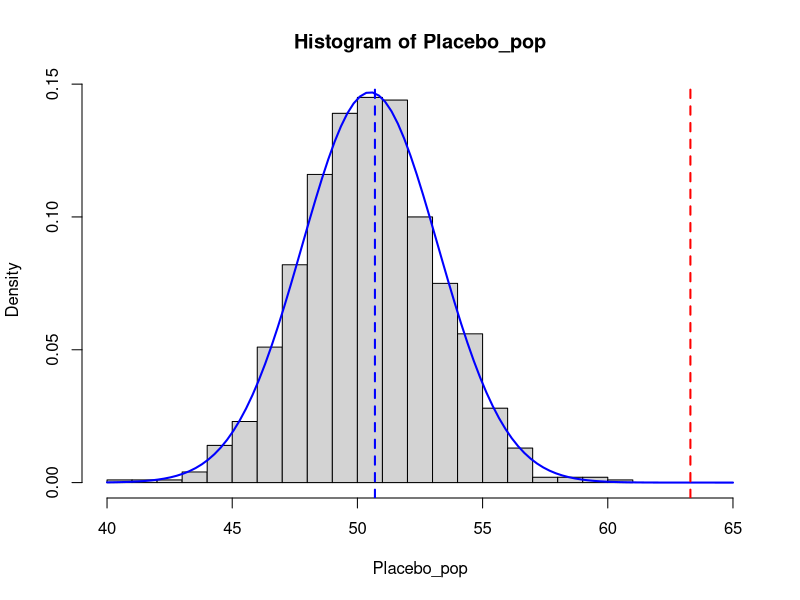
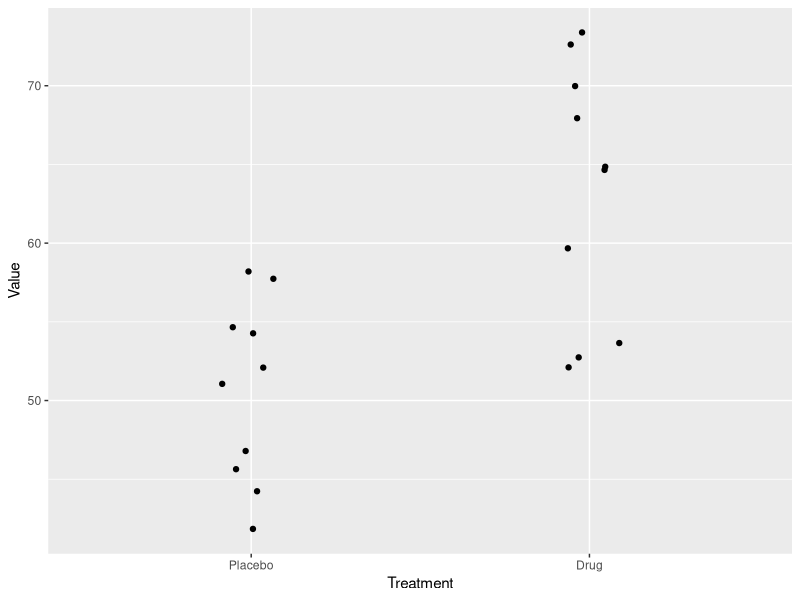
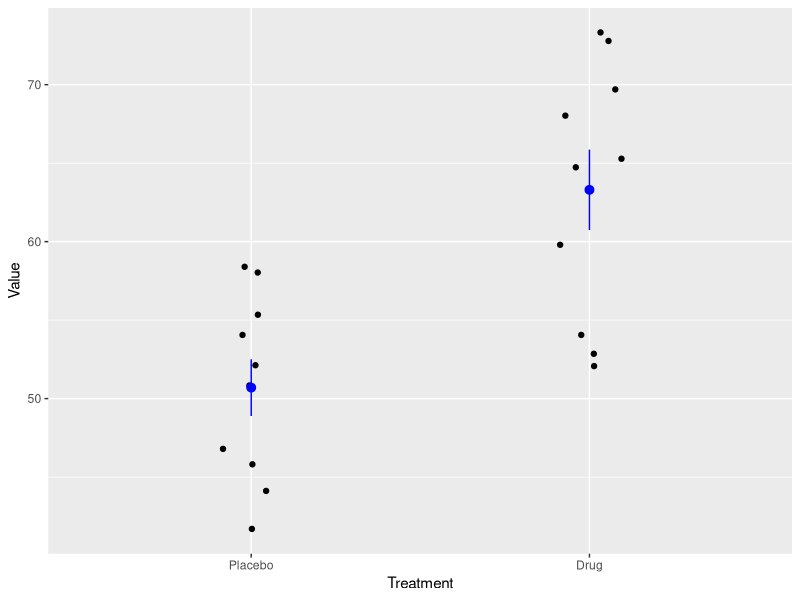
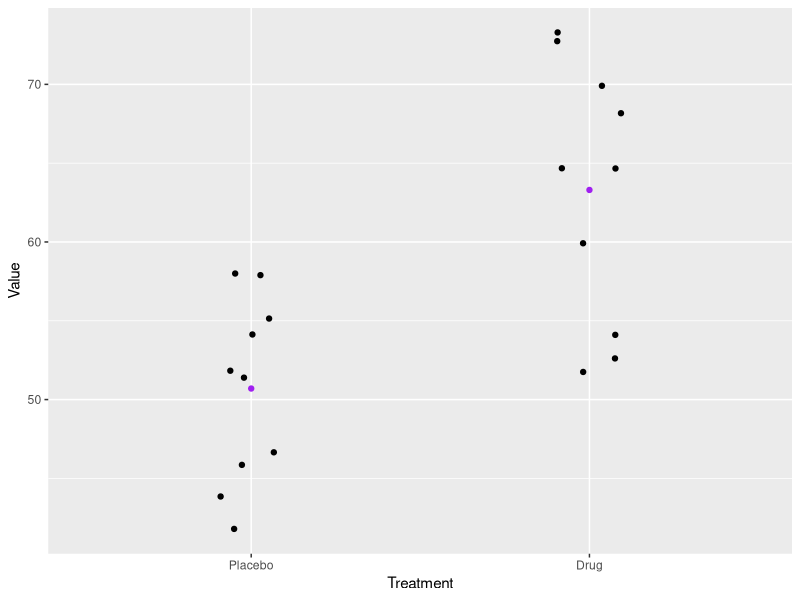
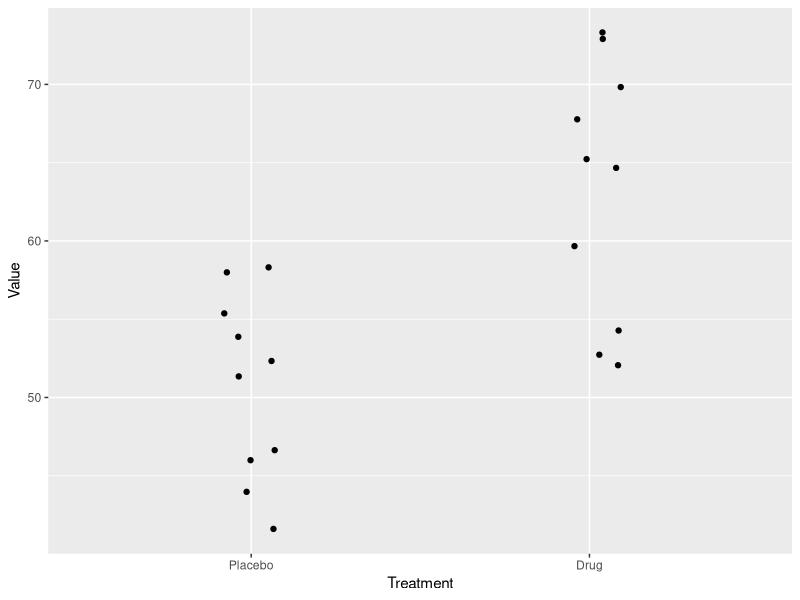
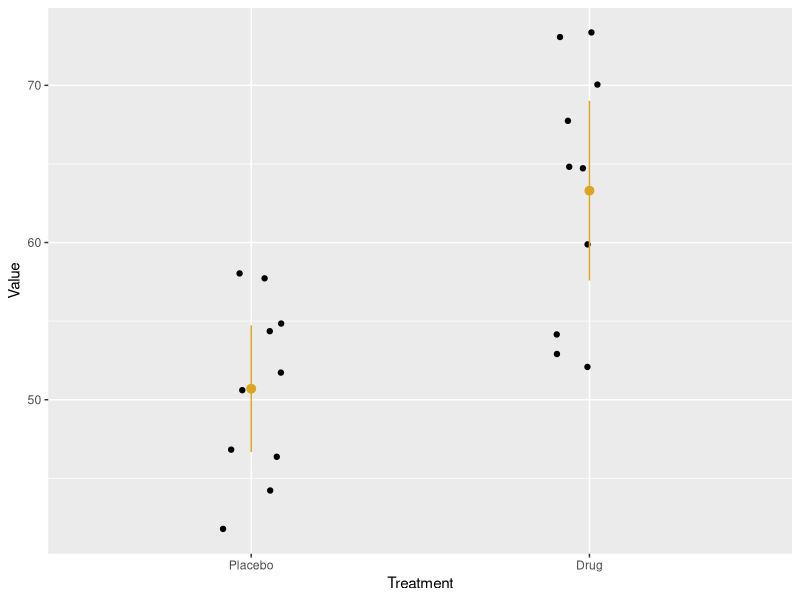
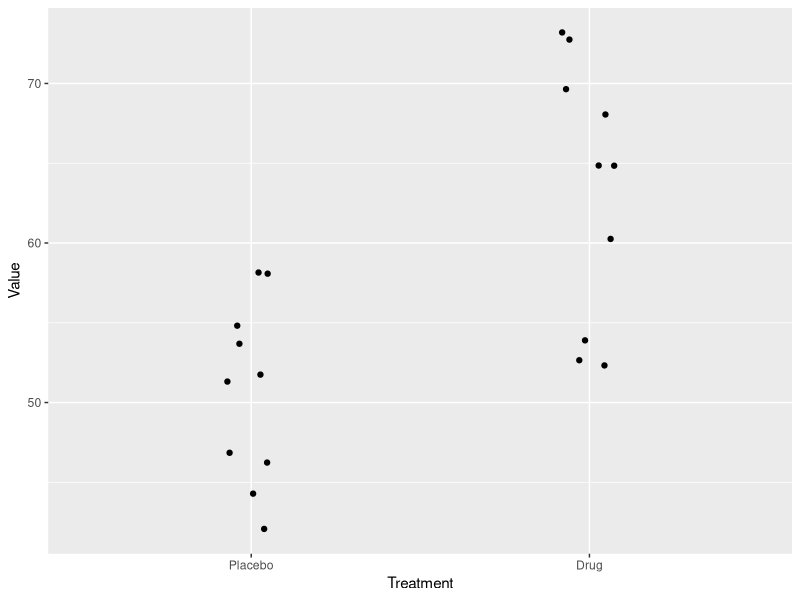

These charts were generated, in order, by the following R code:
## ---- chunk 1
knitr::opts_chunk$set(echo = TRUE, collapse = TRUE)
library(ggplot2)
## ---- chunk 2
# population data
# simulate 1000 samples from a normal with the same parameters 
Placebo_pop = rnorm(1000, mean = 50.482, sd = 2.693)
head(Placebo_pop)

# write to file
# Placebo_pop = data.frame(value = Placebo_pop)
# write.table(Placebo_pop, file = "placebo_pop.csv", row.names = FALSE, col.names = FALSE)

# load from file
# Placebo_pop = read.table("placebo_pop2.csv", header=FALSE)
# Placebo_pop = Placebo_pop[,1]  # turns data frame into a simple vector
# head(Placebo_pop)

# sample data
Placebo = c(54,51,58,44,55,52,42,47,58,46)
Drug = c(54,73,53,70,73,68,52,65,65,60)
## ---- chunk 3
## check the parameters from the true population
paste("Pop. mean = ",round(mean(Placebo_pop),3),
      " ; Pop. SD = ",round(sd(Placebo_pop),4))

## check the parameters from the estimated population
paste("Sample mean = ",round(mean(Placebo),3),
      " ; Sample SD = ",round(sd(Placebo),4))
paste("Drug sample = ",round(mean(Drug),3),
      "; Drug sample = ",round(sd(Drug),4))
## ---- chunk 4
## visualize the distribution and sample means
hist(Placebo_pop, breaks=20, freq=FALSE, xlim=c(40,65))
xfit = seq(40,65,length=100)
yfit = dnorm(xfit,mean=mean(Placebo_pop),sd=sd(Placebo_pop))
lines(xfit,yfit,col="blue",lwd = 2)
abline(v = mean(Placebo), col="blue", lwd=2, lty=2)
abline(v = mean(Drug), col="red", lwd=2, lty=2)  # off scale
## ---- chunk 5
## t_critical: t-score for 97.5% area (range is from 2.5% to 97.5%)
## also need degrees of freedom for this distribution (length - 1)
##   df = same for Placebo and Drug (9)

# Placebo and Drug are the same length so this works for both df
t_0.975 = qt(p = 0.975, df = length(Placebo)-1)  # t-score for 97.5th percentile
paste0("t_crit = ",round(t_0.975,4))

# note this is bigger than the corresponding z-score would be
# n_0.975 = qnorm(p = 0.975)
# n_0.975


# placebo SEM
Pmean = mean(Placebo)
Pse=sd(Placebo)/sqrt(length(Placebo))
Pmean
Pse

# drug SEM
Dmean = mean(Drug)
Dse=sd(Drug)/sqrt(length(Drug))
Dmean
Dse

# placebo and drug 95% CI
c(Pmean - Pse * t_0.975, Pmean + Pse * t_0.975)
c(Dmean - Dse * t_0.975, Dmean + Dse * t_0.975)
## ---- chunk 6
# Placebo sample
t.test(Placebo, mu=mean(Placebo_pop))

# Drug sample
t.test(Drug, mu=mean(Placebo_pop))
## ---- chunk 7
# confidence intervals and p-values from t-tests
#str(Pt.test)

t.test(Placebo, mu=mean(Placebo_pop))$conf.int[1:2] # lower and upper CI limits
#t.test(Placebo, mu=mean(Placebo_pop))$conf.int      # also indicates 0.95 is the range

t.test(Drug, mu=mean(Placebo_pop))$conf.int[1:2]

t.test(Placebo, mu=mean(Placebo_pop))$p.value
t.test(Drug, mu=mean(Placebo_pop))$p.value

## ---- chunk 8
# make a data frame
drug.placebo = data.frame(Treatment = rep(c("Placebo","Drug"),each=10), # experiment with params
                          Value = c(Placebo, Drug))
# reset levels (alphabetical by default)
drug.placebo$Treatment = factor(drug.placebo$Treatment, levels = c("Placebo","Drug"))
drug.placebo

# basic jitter plot
p = ggplot(drug.placebo, aes(x=Treatment, y=Value)) + 
  geom_jitter(position=position_jitter(0.1))
p

# jitter plot with stats
# error bars, minmax
# p + stat_summary(geom = "errorbar",
#                  width = .1,
#                  fun.min = min,
#                  fun.max = max)

# Std error by hand (not sure if there is a function for this)
p +  stat_summary(fun = mean,
               geom = "pointrange",
               fun.max = function(x) mean(x) + sd(x) / sqrt(length(x)),
               fun.min = function(x) mean(x) - sd(x) / sqrt(length(x)),
               color="blue")

# 95%CI with error bars
p +  stat_summary(fun.data = "mean_cl_normal",
               geom = "errorbar",
               width = .05, col="purple") +
  stat_summary(fun = "mean", geom = "point", col="purple")

# 95%CI with pointrange (pointrange is default)
p +  stat_summary(fun.data = "mean_cl_normal", 
                  geom = "pointrange", 
                  col="magenta")

# 95%CI by hand with pointrange (for comparison)
p +  stat_summary(fun = mean,
#               geom = "pointrange",
               fun.max = function(x) mean(x) + qt(.975, df = length(x)) * sd(x) / sqrt(length(x)),
               fun.min = function(x) mean(x) - qt(.975, df = length(x)) * sd(x) / sqrt(length(x)),
               col="goldenrod")

# 99%CI (if you want to change CI limits)
p +  stat_summary(fun.data = "mean_cl_normal",
               fun.args = list( conf.int = .99 )) # 99%CI

# ============================================================================ #
# other options

# a) std deviation - note default is 2sd, need multiplier = 1
# p +  stat_summary(fun.data = "mean_sdl",
#                fun.args = list(
#                  mult = 1
#                ),
#                color="red")
# 
# # b) std dev with error bars
# p + stat_summary(fun.data = "mean_sdl",
#                geom = "errorbar", 
#                width = .05, col="purple",
#                fun.args = list( mult = 1 ))+
#   stat_summary(fun = "mean", geom = "point", col="purple")
# 
# # c) std deviation by hand, with point range
# p +  stat_summary(fun = mean,
#                geom = "pointrange",
#                fun.max = function(x) mean(x) + sd(x),
#                fun.min = function(x) mean(x) - sd(x),
#                color="hotpink")

# # c) boxplot with jitterplot overlaid
# ggplot(drug.placebo, aes(x=Treatment, y=Value)) + 
#   geom_boxplot() +
#   geom_jitter(position=position_jitter(0.2))
## ---- chunk 9
# initialize an empty vector

# sample size
n=5

# for loop to take 10000 samples


# histogram of the sample differences


## ---- chunk 10
# perform two versions of a 2-sample test using R

    # equal variances
    # Welch (unequal variances)
## ---- chunk 11
# paired difference between samples


# t-score and p-value by hand


# paired t-test: t.test(treatment, control, ...)

## ---- chunk 12
# one-sample test: sample diff vs. Exp(mu) = 0


# paired t-test: t.test(treatment, control, ...)
